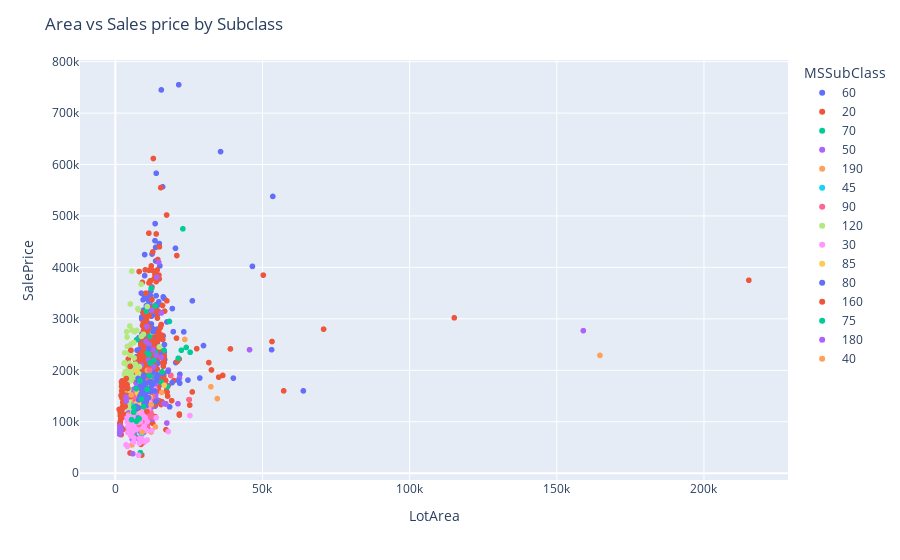

The notebook cell saved with this chart:
### Code cell
fig = px.scatter(
    data_frame=train_data_selected_columns,
    x="LotArea",
    y="SalePrice",
    color="MSSubClass",
)

fig.update_layout(title="Area vs Sales price by Subclass")

fig.show()
